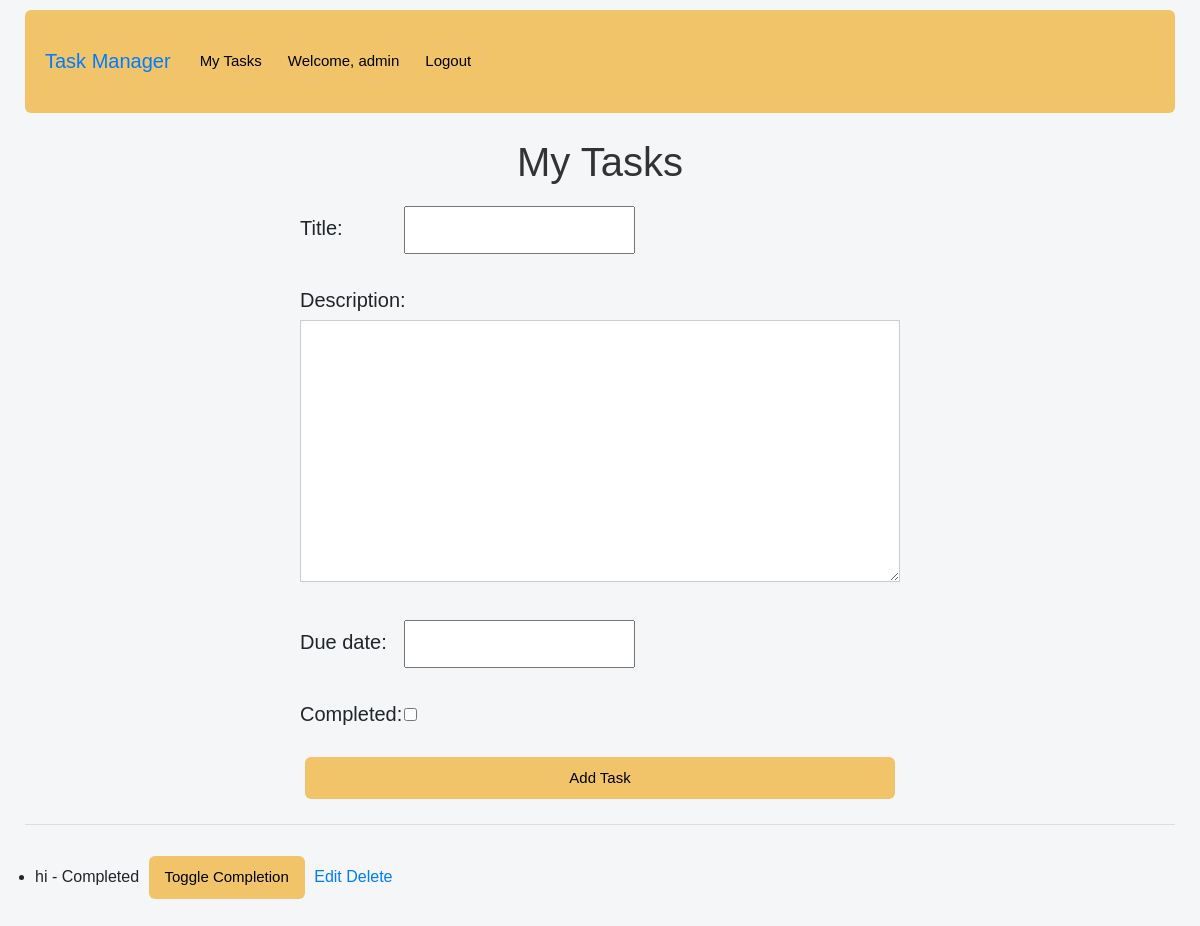
Before: / (signed in) with the older database file.
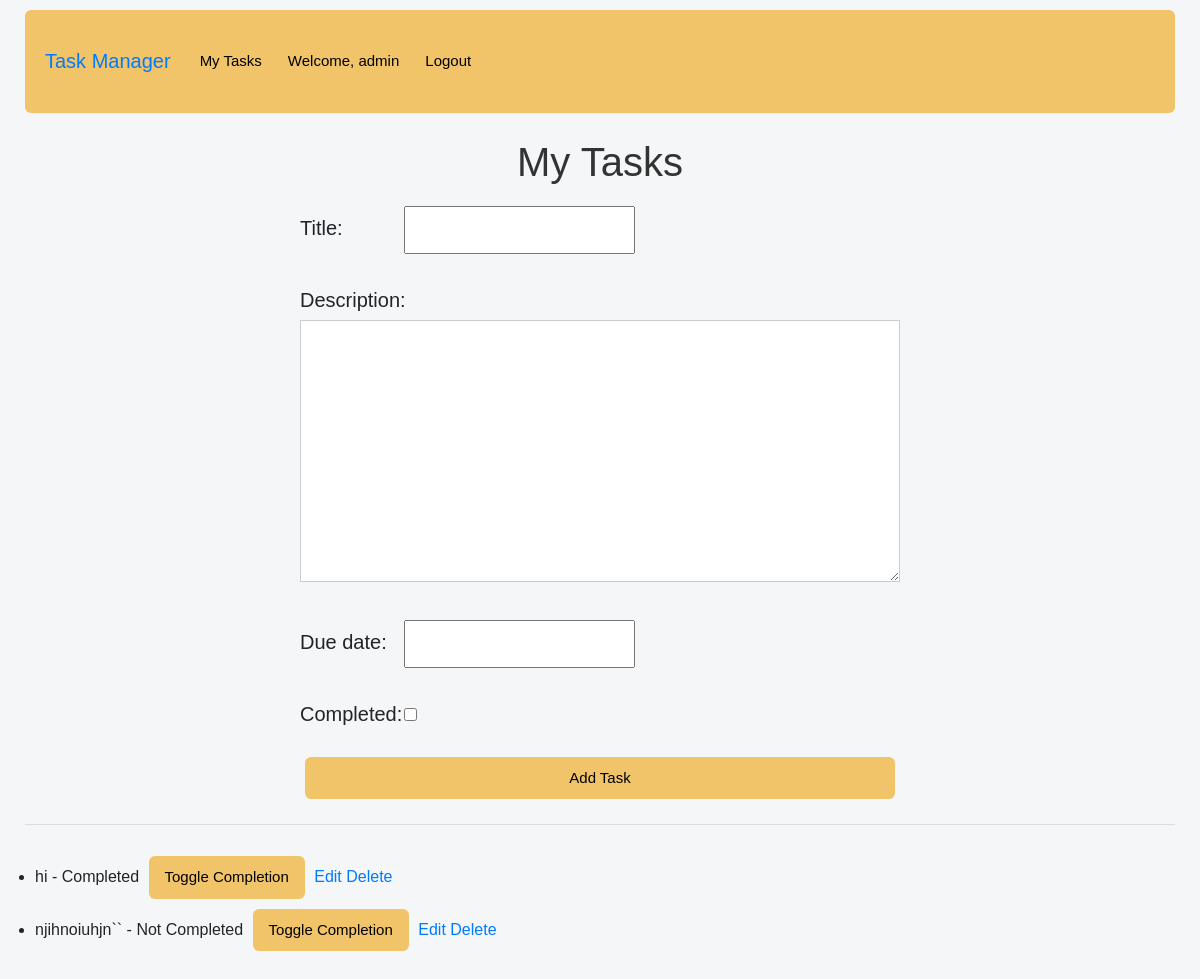
After: the same page with the newer database file.
### tasks/models.py (models this page shows, shortened)
class Task(models.Model):
    user = models.ForeignKey(User, on_delete=models.CASCADE)
    title = models.CharField(max_length=200)
    description = models.TextField(blank=True)
    due_date = models.DateTimeField(null=True)
    completed = models.BooleanField(default=False)
    created_at = models.DateTimeField(auto_now_add=True)

### tasks/views.py (the view)
# urls.py: path('', views.task_list, name='task-list'),
@login_required
def task_list(request):
    tasks = Task.objects.filter(user=request.user)  # show task for that user
    form = TaskForm(request.POST or None)
    if request.method == 'POST' and 'task_id' in request.POST:
        task_id = request.POST.get('task_id')
        task = get_object_or_404(Task, id=task_id, user=request.user)
        task.completed = not task.completed
        task.save()
    elif request.method == 'POST' and form.is_valid():
        task = form.save(commit=False)
        task.user = request.user
        task.save()
        return redirect('task-list')
    return render(request, 'tasks/index.html', {
        'tasks': tasks,
        'form': form,
    })

### tasks/forms.py
class TaskForm(forms.ModelForm):
    class Meta:
        model = Task
        fields = ['title', 'description', 'due_date', 'completed']

### tasks/templates/tasks/index.html (shortened to what this page needs)
{% extends 'tasks/base.html' %}
{% load static %}
{% block content %}
<h1>My Tasks</h1>
<form method="post">
  {% csrf_token %} {{ form.as_p }}
  <button type="submit">Add Task</button>
</form>
<hr />
<ul>
  {% for task in tasks %}
  <li>
    {{ task.title }} - {% if task.completed %} Completed {% else %} Not
    Completed {% endif %}
    <form method="post" action="" style="display: inline">
      <button type="submit">Toggle Completion</button>
    </form>
    <a href="{% url 'task-edit' task.pk %}">Edit</a>
    <a href="{% url 'task-delete' task.pk %}">Delete</a>
  </li>
  {% endfor %}
</ul>
{% endblock %}

### tasks/templates/tasks/base.html (shortened to what this page needs)
{% load static %}
<!DOCTYPE html>
<html lang="en">
  <head>
    <link
      rel="stylesheet"
      href="https://cdn.jsdelivr.net/npm/bootstrap@4.1.3/dist/css/bootstrap.min.css"
    />
    <link rel="stylesheet" href="{% static 'tasks/style.css' %}" />
  </head>
  <body>
    <nav class="navbar navbar-expand-lg">
      <a class="navbar-brand" href="{% url 'task-list' %}">Task Manager</a>
      <div class="collapse navbar-collapse" id="navbarSupportedContent">
        <ul class="navbar-nav mr-auto">
          <li class="nav-item">
            <a class="nav-link" href="{% url 'task-list' %}"> My Tasks</a>
          </li>
          {% if user.is_authenticated %}
          <li class="nav-item">
            <a class="nav-link" href="#">Welcome, {{ user.username }}</a>
          </li>
          <li class="nav-item">
            <a class="nav-link" href="{% url 'logout' %}">Logout</a>
          </li>
          {% else %}
          <li class="nav-item">
            <a class="nav-link" href="{% url 'login' %}">Login</a>
          </li>
          {% endif %}
        </ul>
      </div>
    </nav>
    {% block content %} {% endblock %}
  </body>
</html>

### tasks/static/tasks/style.css (style rules this page uses)
* { margin: 0; padding: 0; box-sizing: border-box; }
h1 { text-align: center; }
body { font-family: Arial, Helvetica, sans-serif; margin: 10px; background-color: #f4f6f8; padding: 0 15px; min-height: 100vh; }
.navbar { background-color: #f1c46a; color: black; padding: 15px 20px; border-radius: 6px; margin-bottom: 25px; }
form { min-height: 100%; margin: 0 auto 20px; display: flex; flex-direction: column; max-width: 600px; }
form textarea { padding: 10px; width: 100%; margin-bottom: 15px; resize: vertical; border: 1px solid #ccc; }
form input { padding: 10px; margin-bottom: 15px; }
form label { display: inline-flex; align-items: center; width: 100px; text-align: left; margin-bottom: 5px; }
h1 { font-weight: 500; margin-bottom: 20px; color: #333; }
label, .nav-link { font-size: 20px; }
button, .nav-link { padding: 10px 16px; border: none; border-radius: 6px; font-size: 15px; cursor: pointer; background-color: #f1c46a; color: black; transition: 0.3s; margin: 5px; text-decoration: none; }
ul { margin-top: auto; padding: 10px; }
ul li { align-items: center; border-radius: 1px solic; }

Changed rows visible on the page:
added Task: title "njihnoiuhjn``", completed "Not Completed"
